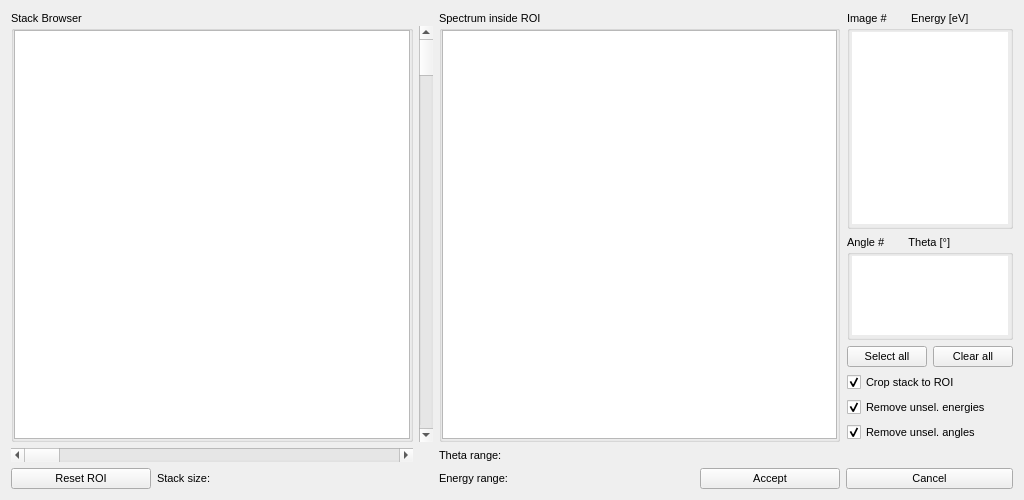
<?xml version="1.0" encoding="UTF-8"?>
<ui version="4.0">
 <class>MultiLimit</class>
 <widget class="QWidget" name="MultiLimit">
  <property name="geometry">
   <rect>
    <x>0</x>
    <y>0</y>
    <width>1024</width>
    <height>500</height>
   </rect>
  </property>
  <property name="windowTitle">
   <string>Form</string>
  </property>
  <layout class="QVBoxLayout" name="verticalLayout">
   <item>
    <layout class="QGridLayout" name="gridLayout">
     <item row="1" column="0">
      <widget class="QScrollBar" name="slider_theta">
       <property name="orientation">
        <enum>Qt::Horizontal</enum>
       </property>
      </widget>
     </item>
     <item row="0" column="0">
      <widget class="QGroupBox" name="groupBox">
       <property name="sizePolicy">
        <sizepolicy hsizetype="MinimumExpanding" vsizetype="MinimumExpanding">
         <horstretch>0</horstretch>
         <verstretch>0</verstretch>
        </sizepolicy>
       </property>
       <property name="minimumSize">
        <size>
         <width>100</width>
         <height>100</height>
        </size>
       </property>
       <property name="font">
        <font>
         <family>Ubuntu</family>
         <pointsize>8</pointsize>
        </font>
       </property>
       <property name="title">
        <string>Stack Browser</string>
       </property>
       <layout class="QHBoxLayout" name="horizontalLayout_4">
        <property name="spacing">
         <number>0</number>
        </property>
        <property name="leftMargin">
         <number>0</number>
        </property>
        <property name="topMargin">
         <number>0</number>
        </property>
        <property name="rightMargin">
         <number>0</number>
        </property>
        <property name="bottomMargin">
         <number>0</number>
        </property>
        <item>
         <widget class="GraphicsView" name="canvas"/>
        </item>
       </layout>
      </widget>
     </item>
     <item row="2" column="2">
      <layout class="QHBoxLayout" name="horizontalLayout">
       <property name="topMargin">
        <number>0</number>
       </property>
       <item>
        <widget class="QLabel" name="label_ev_range">
         <property name="font">
          <font>
           <family>Ubuntu</family>
           <pointsize>8</pointsize>
          </font>
         </property>
         <property name="text">
          <string>Energy range:</string>
         </property>
        </widget>
       </item>
       <item>
        <widget class="QPushButton" name="button_ok">
         <property name="minimumSize">
          <size>
           <width>140</width>
           <height>0</height>
          </size>
         </property>
         <property name="maximumSize">
          <size>
           <width>140</width>
           <height>16777215</height>
          </size>
         </property>
         <property name="font">
          <font>
           <family>Ubuntu</family>
           <pointsize>8</pointsize>
          </font>
         </property>
         <property name="text">
          <string>Accept</string>
         </property>
        </widget>
       </item>
      </layout>
     </item>
     <item row="2" column="0">
      <layout class="QHBoxLayout" name="horizontalLayout_5">
       <item>
        <widget class="QPushButton" name="button_rstroi">
         <property name="minimumSize">
          <size>
           <width>140</width>
           <height>0</height>
          </size>
         </property>
         <property name="maximumSize">
          <size>
           <width>140</width>
           <height>16777215</height>
          </size>
         </property>
         <property name="font">
          <font>
           <family>Ubuntu</family>
           <pointsize>8</pointsize>
          </font>
         </property>
         <property name="text">
          <string>Reset ROI</string>
         </property>
        </widget>
       </item>
       <item>
        <widget class="QLabel" name="label_spatial_range">
         <property name="font">
          <font>
           <family>Ubuntu</family>
           <pointsize>8</pointsize>
          </font>
         </property>
         <property name="text">
          <string>Stack size:</string>
         </property>
        </widget>
       </item>
      </layout>
     </item>
     <item row="0" column="2">
      <widget class="QGroupBox" name="groupBox_3">
       <property name="sizePolicy">
        <sizepolicy hsizetype="MinimumExpanding" vsizetype="MinimumExpanding">
         <horstretch>0</horstretch>
         <verstretch>0</verstretch>
        </sizepolicy>
       </property>
       <property name="font">
        <font>
         <family>Ubuntu</family>
         <pointsize>8</pointsize>
        </font>
       </property>
       <property name="title">
        <string>Spectrum inside ROI</string>
       </property>
       <layout class="QHBoxLayout" name="horizontalLayout_3">
        <property name="spacing">
         <number>0</number>
        </property>
        <property name="leftMargin">
         <number>0</number>
        </property>
        <property name="topMargin">
         <number>0</number>
        </property>
        <property name="rightMargin">
         <number>0</number>
        </property>
        <property name="bottomMargin">
         <number>0</number>
        </property>
        <item>
         <widget class="PlotWidget" name="spectrum_plotwidget"/>
        </item>
       </layout>
      </widget>
     </item>
     <item row="2" column="3">
      <widget class="QPushButton" name="button_cancel">
       <property name="minimumSize">
        <size>
         <width>140</width>
         <height>0</height>
        </size>
       </property>
       <property name="maximumSize">
        <size>
         <width>16777215</width>
         <height>16777215</height>
        </size>
       </property>
       <property name="font">
        <font>
         <family>Ubuntu</family>
         <pointsize>8</pointsize>
        </font>
       </property>
       <property name="text">
        <string>Cancel</string>
       </property>
      </widget>
     </item>
     <item row="0" column="1">
      <layout class="QVBoxLayout" name="verticalLayout_5">
       <property name="rightMargin">
        <number>0</number>
       </property>
       <item>
        <spacer name="verticalSpacer">
         <property name="orientation">
          <enum>Qt::Vertical</enum>
         </property>
         <property name="sizeType">
          <enum>QSizePolicy::Maximum</enum>
         </property>
         <property name="sizeHint" stdset="0">
          <size>
           <width>8</width>
           <height>15</height>
          </size>
         </property>
        </spacer>
       </item>
       <item>
        <widget class="QScrollBar" name="slider_eng">
         <property name="font">
          <font>
           <family>Ubuntu</family>
           <pointsize>8</pointsize>
          </font>
         </property>
         <property name="toolTip">
          <string>Keep left mouse button pressed to toggle view</string>
         </property>
         <property name="orientation">
          <enum>Qt::Vertical</enum>
         </property>
        </widget>
       </item>
      </layout>
     </item>
     <item row="1" column="2">
      <widget class="QLabel" name="label_theta_range">
       <property name="font">
        <font>
         <family>Ubuntu</family>
         <pointsize>8</pointsize>
        </font>
       </property>
       <property name="text">
        <string>Theta range: </string>
       </property>
      </widget>
     </item>
     <item row="0" column="3">
      <widget class="QWidget" name="verticalWidget" native="true">
       <property name="sizePolicy">
        <sizepolicy hsizetype="Maximum" vsizetype="Expanding">
         <horstretch>0</horstretch>
         <verstretch>0</verstretch>
        </sizepolicy>
       </property>
       <property name="maximumSize">
        <size>
         <width>16777215</width>
         <height>16777215</height>
        </size>
       </property>
       <property name="layoutDirection">
        <enum>Qt::LeftToRight</enum>
       </property>
       <layout class="QVBoxLayout" name="verticalLayout_3">
        <property name="sizeConstraint">
         <enum>QLayout::SetNoConstraint</enum>
        </property>
        <property name="leftMargin">
         <number>1</number>
        </property>
        <property name="topMargin">
         <number>0</number>
        </property>
        <property name="rightMargin">
         <number>0</number>
        </property>
        <property name="bottomMargin">
         <number>0</number>
        </property>
        <item>
         <widget class="QGroupBox" name="groupBox_ev">
          <property name="sizePolicy">
           <sizepolicy hsizetype="Maximum" vsizetype="Expanding">
            <horstretch>0</horstretch>
            <verstretch>0</verstretch>
           </sizepolicy>
          </property>
          <property name="maximumSize">
           <size>
            <width>16777215</width>
            <height>16777215</height>
           </size>
          </property>
          <property name="font">
           <font>
            <family>Ubuntu</family>
            <pointsize>8</pointsize>
           </font>
          </property>
          <property name="title">
           <string>Image #        Energy [eV]</string>
          </property>
          <property name="alignment">
           <set>Qt::AlignLeading|Qt::AlignLeft|Qt::AlignTop</set>
          </property>
          <layout class="QVBoxLayout" name="verticalLayout_2">
           <property name="leftMargin">
            <number>2</number>
           </property>
           <property name="topMargin">
            <number>2</number>
           </property>
           <property name="rightMargin">
            <number>2</number>
           </property>
           <property name="bottomMargin">
            <number>2</number>
           </property>
           <item>
            <widget class="QListWidget" name="ev_widget">
             <property name="sizePolicy">
              <sizepolicy hsizetype="Expanding" vsizetype="MinimumExpanding">
               <horstretch>0</horstretch>
               <verstretch>0</verstretch>
              </sizepolicy>
             </property>
             <property name="maximumSize">
              <size>
               <width>16777215</width>
               <height>16777215</height>
              </size>
             </property>
             <property name="palette">
              <palette>
               <active>
                <colorrole role="Highlight">
                 <brush brushstyle="SolidPattern">
                  <color alpha="127">
                   <red>85</red>
                   <green>255</green>
                   <blue>255</blue>
                  </color>
                 </brush>
                </colorrole>
                <colorrole role="HighlightedText">
                 <brush brushstyle="SolidPattern">
                  <color alpha="255">
                   <red>0</red>
                   <green>0</green>
                   <blue>0</blue>
                  </color>
                 </brush>
                </colorrole>
               </active>
               <inactive>
                <colorrole role="Highlight">
                 <brush brushstyle="SolidPattern">
                  <color alpha="127">
                   <red>85</red>
                   <green>255</green>
                   <blue>255</blue>
                  </color>
                 </brush>
                </colorrole>
                <colorrole role="HighlightedText">
                 <brush brushstyle="SolidPattern">
                  <color alpha="255">
                   <red>0</red>
                   <green>0</green>
                   <blue>0</blue>
                  </color>
                 </brush>
                </colorrole>
               </inactive>
               <disabled>
                <colorrole role="Highlight">
                 <brush brushstyle="SolidPattern">
                  <color alpha="0">
                   <red>51</red>
                   <green>153</green>
                   <blue>255</blue>
                  </color>
                 </brush>
                </colorrole>
                <colorrole role="HighlightedText">
                 <brush brushstyle="SolidPattern">
                  <color alpha="255">
                   <red>255</red>
                   <green>255</green>
                   <blue>255</blue>
                  </color>
                 </brush>
                </colorrole>
               </disabled>
              </palette>
             </property>
             <property name="font">
              <font>
               <family>Ubuntu</family>
               <pointsize>8</pointsize>
              </font>
             </property>
             <property name="focusPolicy">
              <enum>Qt::NoFocus</enum>
             </property>
             <property name="styleSheet">
              <string notr="true"/>
             </property>
             <property name="frameShape">
              <enum>QFrame::NoFrame</enum>
             </property>
             <property name="frameShadow">
              <enum>QFrame::Plain</enum>
             </property>
             <property name="lineWidth">
              <number>0</number>
             </property>
             <property name="midLineWidth">
              <number>0</number>
             </property>
             <property name="horizontalScrollBarPolicy">
              <enum>Qt::ScrollBarAlwaysOff</enum>
             </property>
             <property name="editTriggers">
              <set>QAbstractItemView::NoEditTriggers</set>
             </property>
             <property name="showDropIndicator" stdset="0">
              <bool>false</bool>
             </property>
             <property name="dragDropMode">
              <enum>QAbstractItemView::NoDragDrop</enum>
             </property>
             <property name="defaultDropAction">
              <enum>Qt::CopyAction</enum>
             </property>
             <property name="alternatingRowColors">
              <bool>false</bool>
             </property>
             <property name="selectionMode">
              <enum>QAbstractItemView::NoSelection</enum>
             </property>
             <property name="selectionBehavior">
              <enum>QAbstractItemView::SelectItems</enum>
             </property>
             <property name="movement">
              <enum>QListView::Static</enum>
             </property>
             <property name="isWrapping" stdset="0">
              <bool>false</bool>
             </property>
             <property name="viewMode">
              <enum>QListView::ListMode</enum>
             </property>
             <property name="selectionRectVisible">
              <bool>false</bool>
             </property>
             <property name="sortingEnabled">
              <bool>true</bool>
             </property>
            </widget>
           </item>
          </layout>
         </widget>
        </item>
        <item>
         <widget class="QGroupBox" name="groupBox_theta">
          <property name="sizePolicy">
           <sizepolicy hsizetype="Maximum" vsizetype="Maximum">
            <horstretch>0</horstretch>
            <verstretch>0</verstretch>
           </sizepolicy>
          </property>
          <property name="maximumSize">
           <size>
            <width>16777215</width>
            <height>16777215</height>
           </size>
          </property>
          <property name="font">
           <font>
            <family>Ubuntu</family>
            <pointsize>8</pointsize>
           </font>
          </property>
          <property name="title">
           <string>Angle #        Theta [°]</string>
          </property>
          <property name="alignment">
           <set>Qt::AlignLeading|Qt::AlignLeft|Qt::AlignTop</set>
          </property>
          <layout class="QVBoxLayout" name="verticalLayout_4">
           <property name="leftMargin">
            <number>2</number>
           </property>
           <property name="topMargin">
            <number>2</number>
           </property>
           <property name="rightMargin">
            <number>2</number>
           </property>
           <property name="bottomMargin">
            <number>2</number>
           </property>
           <item>
            <widget class="QListWidget" name="theta_widget">
             <property name="sizePolicy">
              <sizepolicy hsizetype="Expanding" vsizetype="Maximum">
               <horstretch>0</horstretch>
               <verstretch>0</verstretch>
              </sizepolicy>
             </property>
             <property name="frameShape">
              <enum>QFrame::NoFrame</enum>
             </property>
             <property name="frameShadow">
              <enum>QFrame::Plain</enum>
             </property>
             <property name="lineWidth">
              <number>0</number>
             </property>
             <property name="horizontalScrollBarPolicy">
              <enum>Qt::ScrollBarAlwaysOff</enum>
             </property>
             <property name="editTriggers">
              <set>QAbstractItemView::NoEditTriggers</set>
             </property>
             <property name="showDropIndicator" stdset="0">
              <bool>false</bool>
             </property>
             <property name="selectionMode">
              <enum>QAbstractItemView::NoSelection</enum>
             </property>
             <property name="sortingEnabled">
              <bool>true</bool>
             </property>
            </widget>
           </item>
          </layout>
         </widget>
        </item>
        <item>
         <layout class="QHBoxLayout" name="horizontalLayout_2">
          <property name="topMargin">
           <number>0</number>
          </property>
          <item>
           <widget class="QPushButton" name="pb_selectall">
            <property name="sizePolicy">
             <sizepolicy hsizetype="Maximum" vsizetype="Fixed">
              <horstretch>0</horstretch>
              <verstretch>0</verstretch>
             </sizepolicy>
            </property>
            <property name="font">
             <font>
              <family>Ubuntu</family>
              <pointsize>8</pointsize>
             </font>
            </property>
            <property name="text">
             <string>Select all</string>
            </property>
           </widget>
          </item>
          <item>
           <widget class="QPushButton" name="pb_clearall">
            <property name="sizePolicy">
             <sizepolicy hsizetype="Maximum" vsizetype="Fixed">
              <horstretch>0</horstretch>
              <verstretch>0</verstretch>
             </sizepolicy>
            </property>
            <property name="font">
             <font>
              <family>Ubuntu</family>
              <pointsize>8</pointsize>
             </font>
            </property>
            <property name="text">
             <string>Clear all</string>
            </property>
           </widget>
          </item>
         </layout>
        </item>
        <item>
         <widget class="QCheckBox" name="cb_croptoroi">
          <property name="sizePolicy">
           <sizepolicy hsizetype="Maximum" vsizetype="Fixed">
            <horstretch>0</horstretch>
            <verstretch>0</verstretch>
           </sizepolicy>
          </property>
          <property name="font">
           <font>
            <family>Ubuntu</family>
            <pointsize>8</pointsize>
           </font>
          </property>
          <property name="text">
           <string>Crop stack to ROI</string>
          </property>
          <property name="checked">
           <bool>true</bool>
          </property>
         </widget>
        </item>
        <item>
         <widget class="QCheckBox" name="cb_remove_evs">
          <property name="sizePolicy">
           <sizepolicy hsizetype="Maximum" vsizetype="Fixed">
            <horstretch>0</horstretch>
            <verstretch>0</verstretch>
           </sizepolicy>
          </property>
          <property name="font">
           <font>
            <family>Ubuntu</family>
            <pointsize>8</pointsize>
           </font>
          </property>
          <property name="text">
           <string>Remove unsel. energies</string>
          </property>
          <property name="checked">
           <bool>true</bool>
          </property>
         </widget>
        </item>
        <item>
         <widget class="QCheckBox" name="cb_remove_theta">
          <property name="sizePolicy">
           <sizepolicy hsizetype="Maximum" vsizetype="Fixed">
            <horstretch>0</horstretch>
            <verstretch>0</verstretch>
           </sizepolicy>
          </property>
          <property name="font">
           <font>
            <family>Ubuntu</family>
            <pointsize>8</pointsize>
           </font>
          </property>
          <property name="text">
           <string>Remove unsel. angles</string>
          </property>
          <property name="checked">
           <bool>true</bool>
          </property>
         </widget>
        </item>
       </layout>
      </widget>
     </item>
    </layout>
   </item>
  </layout>
 </widget>
 <customwidgets>
  <customwidget>
   <class>GraphicsView</class>
   <extends>QGraphicsView</extends>
   <header location="global">pyqtgraph</header>
  </customwidget>
  <customwidget>
   <class>PlotWidget</class>
   <extends>QGraphicsView</extends>
   <header location="global">pyqtgraph</header>
  </customwidget>
 </customwidgets>
 <resources/>
 <connections/>
</ui>
